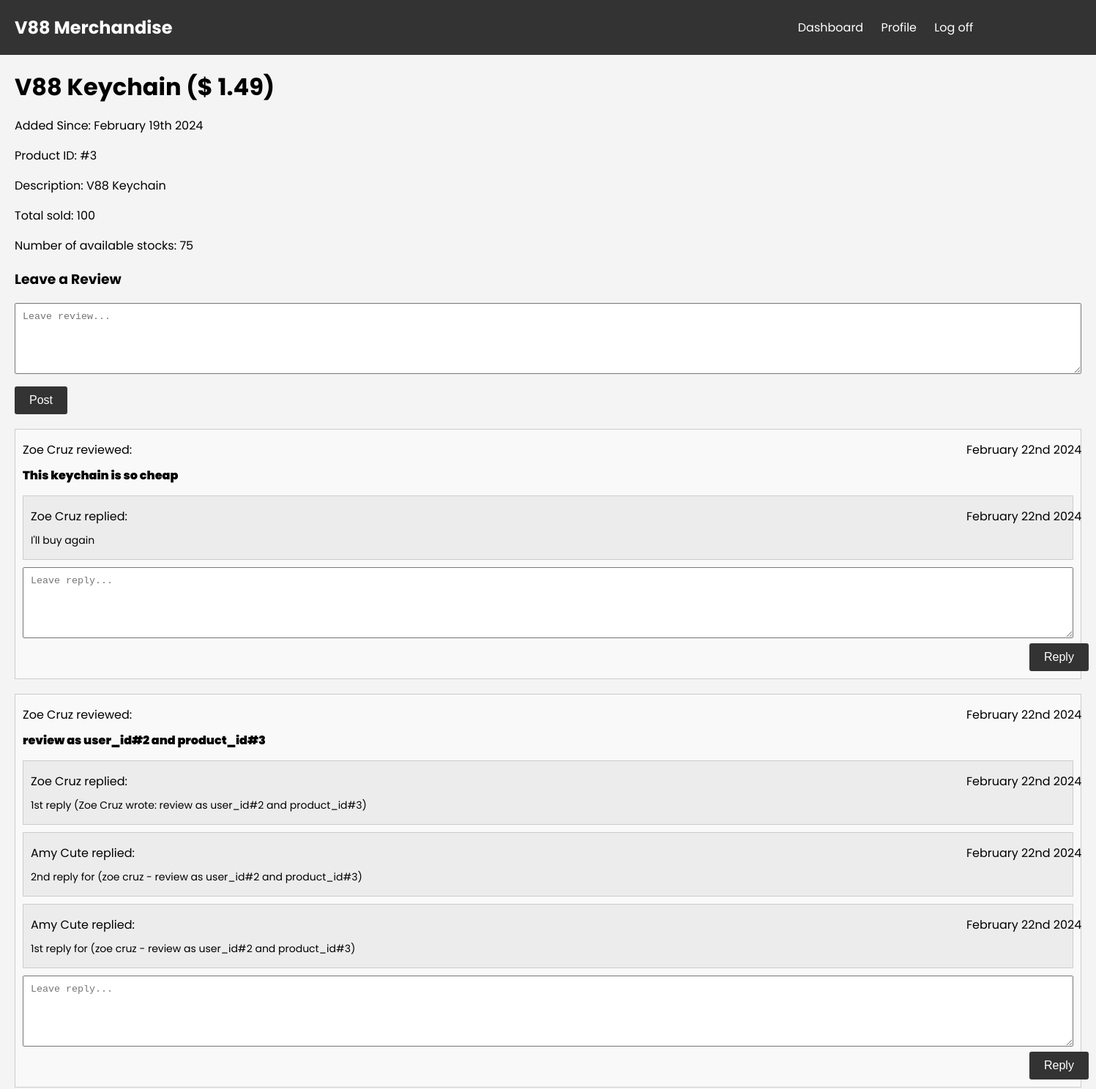
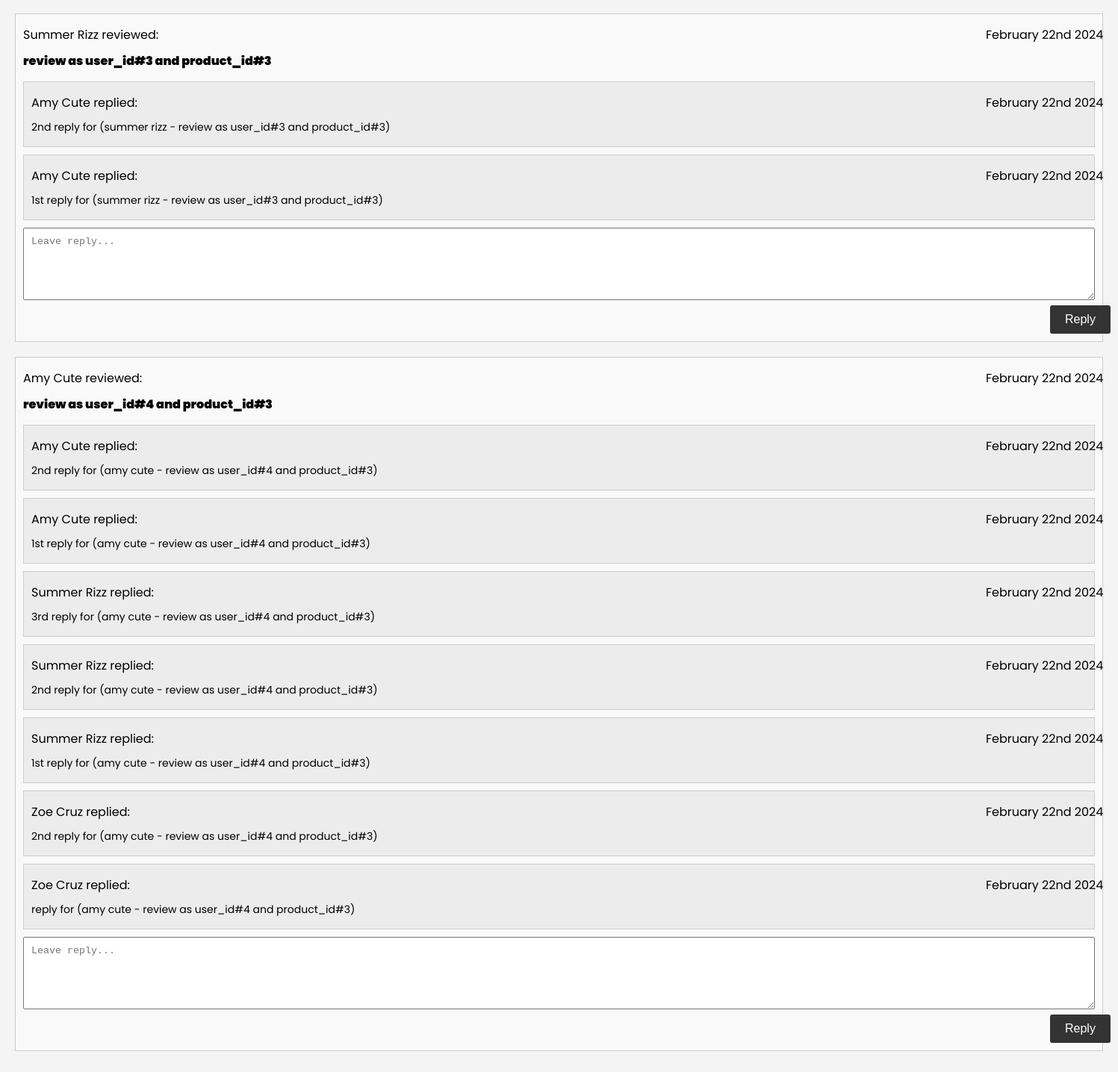
Screenshot of /products/show/3 with the database file from the repository (2 pictures, top to bottom).
### tables this page shows
CREATE TABLE `products` (
  `id` int NOT NULL AUTO_INCREMENT,
  `name` varchar(45) DEFAULT NULL,
  `inventory_count` int DEFAULT NULL,
  `quantity_sold` int DEFAULT NULL,
  `price` decimal(10,2) DEFAULT NULL,
  `description` text,
  `created_at` datetime DEFAULT NULL,
  `updated_at` datetime DEFAULT NULL,
  PRIMARY KEY (`id`)
);

CREATE TABLE `reviews` (
  `id` int NOT NULL AUTO_INCREMENT,
  `user_id` int DEFAULT NULL,
  `product_id` int DEFAULT NULL,
  `review` text,
  `created_at` datetime DEFAULT NULL,
  `updated_at` datetime DEFAULT NULL,
  PRIMARY KEY (`id`)
);

CREATE TABLE `users` (
  `id` int NOT NULL AUTO_INCREMENT,
  `first_name` varchar(45) DEFAULT NULL,
  `last_name` varchar(45) DEFAULT NULL,
  `email` varchar(45) DEFAULT NULL,
  `user_level` int DEFAULT NULL,
  `password` varchar(45) DEFAULT NULL,
  `salt` varchar(45) DEFAULT NULL,
  `created_at` datetime DEFAULT NULL,
  `updated_at` datetime DEFAULT NULL,
  PRIMARY KEY (`id`)
);

CREATE TABLE `replies` (
  `id` int NOT NULL AUTO_INCREMENT,
  `user_id` int DEFAULT NULL,
  `product_id` int DEFAULT NULL,
  `review_id` int DEFAULT NULL,
  `reply` text,
  `created_at` datetime DEFAULT NULL,
  `updated_at` datetime DEFAULT NULL,
  PRIMARY KEY (`id`)
);

### application/controllers/Products.php (called while the page is built, shortened)
<?php defined('BASEPATH') OR exit('No direct script access allowed');
class Products extends CI_Controller
{
	function __construct()
	{
		$this->load->model('Product');
		$this->load->model('Review');
		$this->load->library('form_validation');
	}
	function show($id)
    {
        $data['products'] = $this->Product->get_product_by_id($id);
        $data['reviews'] = $this->Review->get_reviews($id);
        $data['replies'] = array();
        foreach ($data['reviews'] as $review)
		{
            $data['replies'][$review['id']] = $this->Review->get_replies($id, $review['id']);
        }
        $this->load->view('product_information', $data);
    }
}

### index.php (called while the page is built, shortened)
<?php
require_once BASEPATH.'core/CodeIgniter.php';

### application/models/Product.php (called while the page is built, shortened)
<?php defined('BASEPATH') OR exit('No direct script access allowed');
class Product extends CI_Model
{
	function get_product_by_id($id)
    {
        $sql = "SELECT * FROM products WHERE id = ?";
        return $this->db->query($sql, $id)->row_array();
    }
}

### application/models/Review.php (called while the page is built, shortened)
<?php defined('BASEPATH') OR exit('No direct script access allowed');
class Review extends CI_Model
{
    function get_reviews($id)
    {
        $sql = "SELECT reviews.*, users.first_name, users.last_name
                FROM reviews
                LEFT JOIN users ON users.id = reviews.user_id
                WHERE product_id = ?
                ORDER BY id DESC";
        return $this->db->query($sql, $id)->result_array();
    }
    function get_replies($id, $review_id)
    {
        $sql = "SELECT replies.*, users.first_name, users.last_name
                FROM replies
                LEFT JOIN users ON users.id = replies.user_id
                WHERE replies.product_id = ? AND replies.review_id = ?
                ORDER BY replies.id DESC";
        return $this->db->query($sql, array($id, $review_id))->result_array();
    }
}

### application/views/product_information.php (the view, shortened to what this page needs)
<!DOCTYPE html>
<html lang="en">
	<head>
        <link rel="stylesheet" href="/assets/product_information.css">
	</head>
	<body>
        <header>
			<h2 id="logo">V88 Merchandise</h2>
            <a href="<?= base_url('dashboard/user') ?>">Dashboard</a>
            <a href="<?= base_url('user/edit') ?>">Profile</a>
			<a href="/users">Log off</a>
		</header>
		<main>
            <h1><?= $products['name'] ?> ($ <?= $products['price'] ?>)</h1>
			<p>Added Since: <?= date('F jS Y', strtotime($products['created_at'])) ?></p>
			<p>Product ID: #<?= $products['id'] ?></p>
			<p>Description: <?= $products['description'] ?></p>
			<p>Total sold: <?= $products['quantity_sold'] ?></p>
			<p>Number of available stocks: <?= $products['inventory_count'] ?></p>
            <div class="leave-review">
                <h3>Leave a Review</h3>
                <form action="/reviews/show/<?= $products['id'] ?>" method="post">
                    <textarea name="review" id="review" placeholder="Leave review..." cols="50" rows="5"></textarea>
                    <input type="submit" value="Post">
                </form>
            </div>
            <div class="reviews-section">
                <?php foreach($reviews as $review): ?>
                    <div class="review">
                        <p class="review-author"><?= $review['first_name'] ?> <?= $review['last_name'] ?> reviewed:</p>
                        <p class="review-date"><?= date('F jS Y', strtotime($review['created_at'])) ?></p>
                        <div class="review-content">
                            <p><?= $review['review'] ?></p>
                        </div>
                        <?php if(isset($replies[$review['id']])): ?>
                            <div class="replies">
                                <?php foreach($replies[$review['id']] as $reply): ?>
                                    <div class="reply">
                                        <p class="reply-author"><?= $reply['first_name'] ?> <?= $reply['last_name'] ?> replied:</p>
                                        <p class="reply-date"><?= date('F jS Y', strtotime($reply['created_at'])) ?></p>
                                        <div class="reply-content">
                                            <p><?= $reply['reply'] ?></p>
                                        </div>
                                    </div>
                                <?php endforeach; ?>
                            </div>
                        <?php endif; ?>
                        <div class="reply-form">
                            <form action="/reviews/show/<?= $products['id'] ?>" method="post">
                                <textarea name="reply" id="reply" placeholder="Leave reply..." cols="50" rows="5"></textarea>
                                <input type="submit" value="Reply">
                            </form>
                        </div>
                    </div>
                <?php endforeach; ?>
            </div>
		</main>
	</body>
</html>

### assets/product_information.css (style rules this page uses)
body { font-family: "Poppins", sans-serif; margin: 0; padding: 0; background-color: #f4f4f4; }
header { background-color: #333; color: #fff; padding: 0 20px; }
header h2, a { display: inline-block; vertical-align: middle; }
header a { position: relative; left: 850px; }
a { color: #fff; text-decoration: none; margin-right: 20px; }
main { padding: 20px; }
h1 { margin: 0; }
.leave-review { margin-bottom: 20px; }
.leave-review textarea { width: 98.5%; padding: 10px; margin-bottom: 10px; }
.review { margin-bottom: 20px; border: 1px solid #ccc; padding: 10px; background-color: #f9f9f9; }
.review p { margin: 5px 0; display: inline-block; }
.review-content { font-weight: 900; }
.review-date, .reply-date { position: absolute; left: 1320px; }
.reply { margin-top: 10px; border: 1px solid #ccc; padding: 10px; background-color: #ececec; }
.reply-content { font-size: 14px; }
.reply-form textarea { width: 98.5%; padding: 10px; margin-top: 10px; }
.reply-form input[type=submit] { position: relative; left: 1375px; }
input[type="submit"] { background-color: #333; color: #fff; padding: 10px 20px; border: none; border-radius: 3px; cursor: pointer; font-size: 16px; }

### rows the page displays
products: name "V88 Keychain", price "1.49", created_at "February 19th 2024", id "3", description "V88 Keychain", quantity_sold "100", inventory_count "75"
reviews: user.first_name "Zoe", user.last_name "Cruz", created_at "February 22nd 2024", review "This keychain is so cheap"
replies: user.first_name "Zoe", user.last_name "Cruz", created_at "February 22nd 2024", reply "I'll buy again"
reviews: user.first_name "Zoe", user.last_name "Cruz", created_at "February 22nd 2024", review "review as user_id#2 and product_id#3"
replies: user.first_name "Zoe", user.last_name "Cruz", created_at "February 22nd 2024", reply "1st reply (Zoe Cruz wrote: review as user_id#2 and product_id#3)"
replies: user.first_name "Amy", user.last_name "Cute", created_at "February 22nd 2024", reply "2nd reply for (zoe cruz - review as user_id#2 and product_id#3)"
replies: user.first_name "Amy", user.last_name "Cute", created_at "February 22nd 2024", reply "1st reply for (zoe cruz - review as user_id#2 and product_id#3)"
reviews: user.first_name "Summer", user.last_name "Rizz", created_at "February 22nd 2024", review "review as user_id#3 and product_id#3"
replies: user.first_name "Amy", user.last_name "Cute", created_at "February 22nd 2024", reply "2nd reply for (summer rizz - review as user_id#3 and product_id#3)"
replies: user.first_name "Amy", user.last_name "Cute", created_at "February 22nd 2024", reply "1st reply for (summer rizz - review as user_id#3 and product_id#3)"
reviews: user.first_name "Amy", user.last_name "Cute", created_at "February 22nd 2024", review "review as user_id#4 and product_id#3"
replies: user.first_name "Amy", user.last_name "Cute", created_at "February 22nd 2024", reply "2nd reply for (amy cute - review as user_id#4 and product_id#3)"
replies: user.first_name "Amy", user.last_name "Cute", created_at "February 22nd 2024", reply "1st reply for (amy cute - review as user_id#4 and product_id#3)"
replies: user.first_name "Summer", user.last_name "Rizz", created_at "February 22nd 2024", reply "3rd reply for (amy cute - review as user_id#4 and product_id#3)"
replies: user.first_name "Summer", user.last_name "Rizz", created_at "February 22nd 2024", reply "2nd reply for (amy cute - review as user_id#4 and product_id#3)"
replies: user.first_name "Summer", user.last_name "Rizz", created_at "February 22nd 2024", reply "1st reply for (amy cute - review as user_id#4 and product_id#3)"
replies: user.first_name "Zoe", user.last_name "Cruz", created_at "February 22nd 2024", reply "2nd reply for (amy cute - review as user_id#4 and product_id#3)"
replies: user.first_name "Zoe", user.last_name "Cruz", created_at "February 22nd 2024", reply "reply for (amy cute - review as user_id#4 and product_id#3)"
